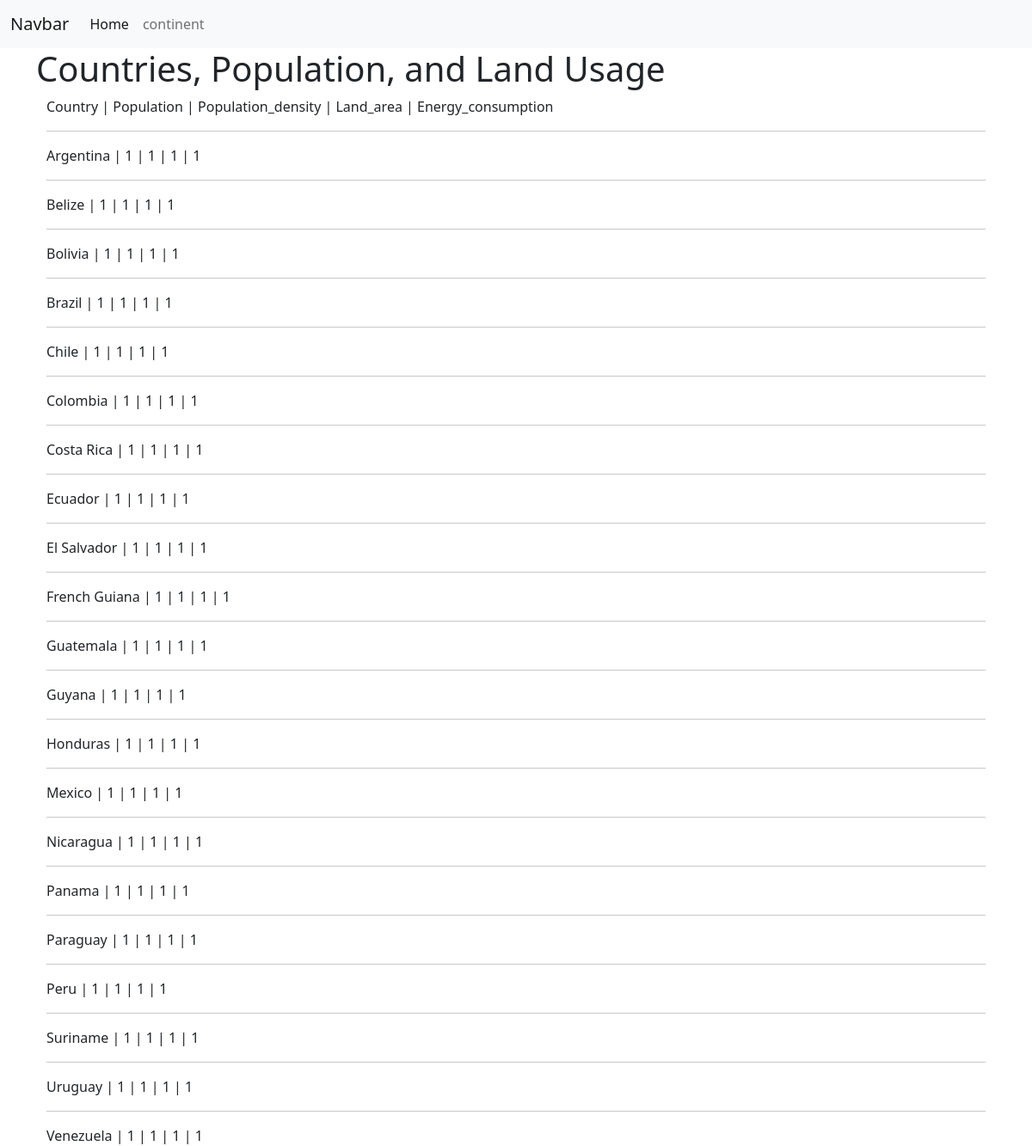
Page /continent_detail/4 on the committed database.
### tables this page shows
CREATE TABLE country( id INTEGER PRIMARY KEY AUTOINCREMENT, continent_id INTEGER, name TEXT, population INTEGER, population_density INTEGER, land_area INTEGER, energy_consumption INTEGER, FOREIGN KEY(continent_id) REFERENCES continent(id) );

### project.py (the view)
@app.route('/continent_detail/<continent_id>')
def detail(continent_id):
    try:
        conn = sqlite3.connect(db_name)
        conn.row_factory = sqlite3.Row
        cur = conn.cursor()
        cur.execute('select * from country where continent_id=?', continent_id)
        countries = cur.fetchall()
        conn.close()
        return render_template('detail.html', countries=countries)
    except RuntimeError:
        return render_template('error500.html')

### templates/detail.html
{% extends 'base.html' %}
{% block content %}
    <h1>
        Countries, Population, and Land Usage
    </h1>
    <div class="container">
        Country | Population | Population_density | Land_area | Energy_consumption
        {% for country in countries %}
        <hr>
        {{country['name']}} | {{country['population']}} | {{country['population_density']}} | {{country['land_area']}} | {{country['energy_consumption']}}
        {% endfor %}
    </div>
{% endblock %}

### rows in the picture
country: name "Argentina", population "1", population_density "1", land_area "1", energy_consumption "1"
country: name "Belize", population "1", population_density "1", land_area "1", energy_consumption "1"
country: name "Bolivia", population "1", population_density "1", land_area "1", energy_consumption "1"
country: name "Brazil", population "1", population_density "1", land_area "1", energy_consumption "1"
country: name "Chile", population "1", population_density "1", land_area "1", energy_consumption "1"
country: name "Colombia", population "1", population_density "1", land_area "1", energy_consumption "1"
country: name "Costa Rica", population "1", population_density "1", land_area "1", energy_consumption "1"
country: name "Ecuador", population "1", population_density "1", land_area "1", energy_consumption "1"
country: name "El Salvador", population "1", population_density "1", land_area "1", energy_consumption "1"
country: name "French Guiana", population "1", population_density "1", land_area "1", energy_consumption "1"
country: name "Guatemala", population "1", population_density "1", land_area "1", energy_consumption "1"
country: name "Guyana", population "1", population_density "1", land_area "1", energy_consumption "1"
country: name "Honduras", population "1", population_density "1", land_area "1", energy_consumption "1"
country: name "Mexico", population "1", population_density "1", land_area "1", energy_consumption "1"
country: name "Nicaragua", population "1", population_density "1", land_area "1", energy_consumption "1"
country: name "Panama", population "1", population_density "1", land_area "1", energy_consumption "1"
country: name "Paraguay", population "1", population_density "1", land_area "1", energy_consumption "1"
country: name "Peru", population "1", population_density "1", land_area "1", energy_consumption "1"
country: name "Suriname", population "1", population_density "1", land_area "1", energy_consumption "1"
country: name "Uruguay", population "1", population_density "1", land_area "1", energy_consumption "1"
country: name "Venezuela", population "1", population_density "1", land_area "1", energy_consumption "1"
